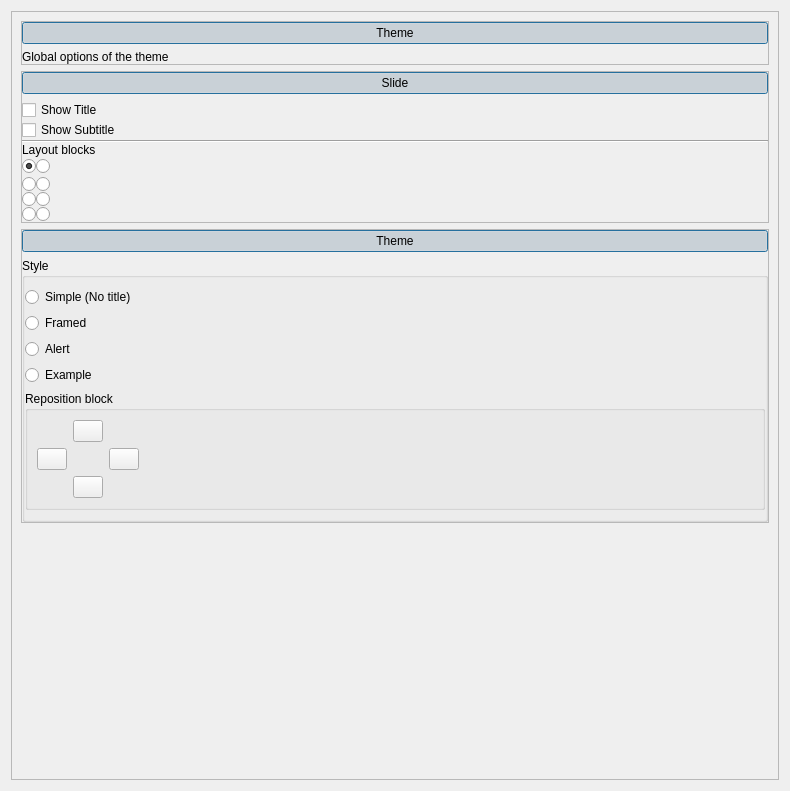
<?xml version="1.0" encoding="UTF-8"?>
<ui version="4.0">
 <class>Form</class>
 <widget class="QWidget" name="Form">
  <property name="geometry">
   <rect>
    <x>0</x>
    <y>0</y>
    <width>790</width>
    <height>791</height>
   </rect>
  </property>
  <property name="windowTitle">
   <string>Form</string>
  </property>
  <layout class="QVBoxLayout" name="verticalLayout_7">
   <item>
    <widget class="QScrollArea" name="scrollArea_2">
     <property name="widgetResizable">
      <bool>true</bool>
     </property>
     <widget class="QWidget" name="scrollAreaWidgetContents_2">
      <property name="geometry">
       <rect>
        <x>0</x>
        <y>0</y>
        <width>757</width>
        <height>929</height>
       </rect>
      </property>
      <layout class="QVBoxLayout" name="verticalLayout_5">
       <item>
        <widget class="QFrame" name="frame">
         <property name="sizePolicy">
          <sizepolicy hsizetype="Preferred" vsizetype="Fixed">
           <horstretch>0</horstretch>
           <verstretch>0</verstretch>
          </sizepolicy>
         </property>
         <property name="frameShape">
          <enum>QFrame::StyledPanel</enum>
         </property>
         <property name="frameShadow">
          <enum>QFrame::Raised</enum>
         </property>
         <layout class="QVBoxLayout" name="verticalLayout_2">
          <property name="leftMargin">
           <number>0</number>
          </property>
          <property name="topMargin">
           <number>0</number>
          </property>
          <property name="rightMargin">
           <number>0</number>
          </property>
          <property name="bottomMargin">
           <number>0</number>
          </property>
          <item>
           <layout class="QVBoxLayout" name="verticalLayout">
            <item>
             <widget class="QPushButton" name="pushButton">
              <property name="text">
               <string>Theme</string>
              </property>
              <property name="checkable">
               <bool>true</bool>
              </property>
              <property name="checked">
               <bool>true</bool>
              </property>
              <property name="default">
               <bool>true</bool>
              </property>
              <property name="flat">
               <bool>true</bool>
              </property>
             </widget>
            </item>
            <item>
             <widget class="QFrame" name="ThemeFrame">
              <property name="frameShape">
               <enum>QFrame::NoFrame</enum>
              </property>
              <property name="frameShadow">
               <enum>QFrame::Plain</enum>
              </property>
              <property name="lineWidth">
               <number>0</number>
              </property>
              <layout class="QVBoxLayout" name="verticalLayout_3">
               <property name="spacing">
                <number>0</number>
               </property>
               <property name="leftMargin">
                <number>0</number>
               </property>
               <property name="topMargin">
                <number>0</number>
               </property>
               <property name="rightMargin">
                <number>0</number>
               </property>
               <property name="bottomMargin">
                <number>0</number>
               </property>
               <item>
                <widget class="QLabel" name="label_2">
                 <property name="text">
                  <string>Global options of the theme</string>
                 </property>
                </widget>
               </item>
              </layout>
             </widget>
            </item>
           </layout>
          </item>
         </layout>
        </widget>
       </item>
       <item>
        <widget class="QFrame" name="qframe">
         <property name="frameShape">
          <enum>QFrame::StyledPanel</enum>
         </property>
         <property name="frameShadow">
          <enum>QFrame::Raised</enum>
         </property>
         <layout class="QVBoxLayout" name="verticalLayout_4">
          <property name="sizeConstraint">
           <enum>QLayout::SetDefaultConstraint</enum>
          </property>
          <property name="leftMargin">
           <number>0</number>
          </property>
          <property name="topMargin">
           <number>0</number>
          </property>
          <property name="rightMargin">
           <number>0</number>
          </property>
          <property name="bottomMargin">
           <number>0</number>
          </property>
          <item>
           <widget class="QPushButton" name="pushButton_2">
            <property name="text">
             <string>Slide</string>
            </property>
            <property name="checkable">
             <bool>true</bool>
            </property>
            <property name="checked">
             <bool>true</bool>
            </property>
            <property name="default">
             <bool>true</bool>
            </property>
            <property name="flat">
             <bool>true</bool>
            </property>
           </widget>
          </item>
          <item>
           <widget class="QFrame" name="SlideFrame">
            <property name="frameShape">
             <enum>QFrame::NoFrame</enum>
            </property>
            <property name="frameShadow">
             <enum>QFrame::Plain</enum>
            </property>
            <property name="lineWidth">
             <number>0</number>
            </property>
            <layout class="QVBoxLayout" name="verticalLayout_9">
             <property name="spacing">
              <number>0</number>
             </property>
             <property name="leftMargin">
              <number>0</number>
             </property>
             <property name="topMargin">
              <number>0</number>
             </property>
             <property name="rightMargin">
              <number>0</number>
             </property>
             <property name="bottomMargin">
              <number>0</number>
             </property>
             <item>
              <layout class="QVBoxLayout" name="Slide_layout">
               <property name="spacing">
                <number>0</number>
               </property>
               <property name="sizeConstraint">
                <enum>QLayout::SetDefaultConstraint</enum>
               </property>
               <item>
                <widget class="QCheckBox" name="show_title">
                 <property name="text">
                  <string>Show Title</string>
                 </property>
                </widget>
               </item>
               <item>
                <widget class="QCheckBox" name="show_subtitle">
                 <property name="text">
                  <string>Show Subtitle</string>
                 </property>
                </widget>
               </item>
               <item>
                <widget class="Line" name="line">
                 <property name="orientation">
                  <enum>Qt::Horizontal</enum>
                 </property>
                </widget>
               </item>
               <item>
                <widget class="QLabel" name="label">
                 <property name="sizePolicy">
                  <sizepolicy hsizetype="Preferred" vsizetype="Fixed">
                   <horstretch>0</horstretch>
                   <verstretch>0</verstretch>
                  </sizepolicy>
                 </property>
                 <property name="text">
                  <string>Layout blocks</string>
                 </property>
                </widget>
               </item>
               <item>
                <layout class="QGridLayout" name="gridLayout">
                 <property name="sizeConstraint">
                  <enum>QLayout::SetMinimumSize</enum>
                 </property>
                 <property name="spacing">
                  <number>0</number>
                 </property>
                 <item row="2" column="1">
                  <widget class="QRadioButton" name="layout_4blocks">
                   <property name="text">
                    <string/>
                   </property>
                   <property name="icon">
                    <iconset>
                     <normaloff>icons/four_blocks.png</normaloff>icons/four_blocks.png</iconset>
                   </property>
                   <property name="iconSize">
                    <size>
                     <width>80</width>
                     <height>100</height>
                    </size>
                   </property>
                  </widget>
                 </item>
                 <item row="1" column="0">
                  <widget class="QRadioButton" name="layout_2rows">
                   <property name="text">
                    <string/>
                   </property>
                   <property name="icon">
                    <iconset>
                     <normaloff>icons/two_rows.png</normaloff>icons/two_rows.png</iconset>
                   </property>
                   <property name="iconSize">
                    <size>
                     <width>80</width>
                     <height>100</height>
                    </size>
                   </property>
                  </widget>
                 </item>
                 <item row="1" column="1">
                  <widget class="QRadioButton" name="layout_1col2rows">
                   <property name="text">
                    <string/>
                   </property>
                   <property name="icon">
                    <iconset>
                     <normaloff>icons/column_blocks.png</normaloff>icons/column_blocks.png</iconset>
                   </property>
                   <property name="iconSize">
                    <size>
                     <width>80</width>
                     <height>100</height>
                    </size>
                   </property>
                  </widget>
                 </item>
                 <item row="3" column="0">
                  <widget class="QRadioButton" name="layout_title">
                   <property name="text">
                    <string/>
                   </property>
                   <property name="icon">
                    <iconset>
                     <normaloff>icons/title_frame.png</normaloff>icons/title_frame.png</iconset>
                   </property>
                   <property name="iconSize">
                    <size>
                     <width>80</width>
                     <height>100</height>
                    </size>
                   </property>
                  </widget>
                 </item>
                 <item row="2" column="0">
                  <widget class="QRadioButton" name="layout_2rows1col">
                   <property name="text">
                    <string/>
                   </property>
                   <property name="icon">
                    <iconset>
                     <normaloff>icons/blocks_column.png</normaloff>icons/blocks_column.png</iconset>
                   </property>
                   <property name="iconSize">
                    <size>
                     <width>80</width>
                     <height>100</height>
                    </size>
                   </property>
                  </widget>
                 </item>
                 <item row="0" column="1">
                  <widget class="QRadioButton" name="layout_2cols">
                   <property name="text">
                    <string/>
                   </property>
                   <property name="icon">
                    <iconset>
                     <normaloff>icons/two_columns.png</normaloff>icons/two_columns.png</iconset>
                   </property>
                   <property name="iconSize">
                    <size>
                     <width>80</width>
                     <height>100</height>
                    </size>
                   </property>
                  </widget>
                 </item>
                 <item row="0" column="2">
                  <spacer name="horizontalSpacer">
                   <property name="orientation">
                    <enum>Qt::Horizontal</enum>
                   </property>
                   <property name="sizeHint" stdset="0">
                    <size>
                     <width>40</width>
                     <height>20</height>
                    </size>
                   </property>
                  </spacer>
                 </item>
                 <item row="0" column="0">
                  <widget class="QRadioButton" name="layout_standard">
                   <property name="text">
                    <string/>
                   </property>
                   <property name="icon">
                    <iconset>
                     <normaloff>icons/standard.png</normaloff>icons/standard.png</iconset>
                   </property>
                   <property name="iconSize">
                    <size>
                     <width>80</width>
                     <height>100</height>
                    </size>
                   </property>
                   <property name="checked">
                    <bool>true</bool>
                   </property>
                  </widget>
                 </item>
                 <item row="3" column="1">
                  <widget class="QRadioButton" name="layout_restore">
                   <property name="text">
                    <string/>
                   </property>
                   <property name="icon">
                    <iconset>
                     <normaloff>icons/restore_blocks.png</normaloff>icons/restore_blocks.png</iconset>
                   </property>
                   <property name="iconSize">
                    <size>
                     <width>80</width>
                     <height>100</height>
                    </size>
                   </property>
                   <property name="autoExclusive">
                    <bool>true</bool>
                   </property>
                  </widget>
                 </item>
                </layout>
               </item>
              </layout>
             </item>
            </layout>
           </widget>
          </item>
         </layout>
        </widget>
       </item>
       <item>
        <widget class="QFrame" name="frame_3">
         <property name="sizePolicy">
          <sizepolicy hsizetype="Preferred" vsizetype="Fixed">
           <horstretch>0</horstretch>
           <verstretch>0</verstretch>
          </sizepolicy>
         </property>
         <property name="frameShape">
          <enum>QFrame::StyledPanel</enum>
         </property>
         <property name="frameShadow">
          <enum>QFrame::Raised</enum>
         </property>
         <layout class="QVBoxLayout" name="verticalLayout_6">
          <property name="leftMargin">
           <number>0</number>
          </property>
          <property name="topMargin">
           <number>0</number>
          </property>
          <property name="rightMargin">
           <number>0</number>
          </property>
          <property name="bottomMargin">
           <number>0</number>
          </property>
          <item>
           <layout class="QVBoxLayout" name="verticalLayout_8">
            <item>
             <widget class="QPushButton" name="pushButton_3">
              <property name="text">
               <string>Theme</string>
              </property>
              <property name="checkable">
               <bool>true</bool>
              </property>
              <property name="checked">
               <bool>true</bool>
              </property>
              <property name="default">
               <bool>true</bool>
              </property>
              <property name="flat">
               <bool>true</bool>
              </property>
             </widget>
            </item>
            <item>
             <widget class="QGroupBox" name="blockLayout">
              <property name="title">
               <string>Style</string>
              </property>
              <property name="flat">
               <bool>false</bool>
              </property>
              <layout class="QVBoxLayout" name="verticalLayout_12">
               <property name="leftMargin">
                <number>0</number>
               </property>
               <property name="rightMargin">
                <number>0</number>
               </property>
               <item>
                <widget class="QRadioButton" name="radioButton_9">
                 <property name="text">
                  <string>Simple (No title)</string>
                 </property>
                </widget>
               </item>
               <item>
                <widget class="QRadioButton" name="radioButton_10">
                 <property name="text">
                  <string>Framed</string>
                 </property>
                </widget>
               </item>
               <item>
                <widget class="QRadioButton" name="radioButton_11">
                 <property name="text">
                  <string>Alert</string>
                 </property>
                </widget>
               </item>
               <item>
                <widget class="QRadioButton" name="radioButton_12">
                 <property name="text">
                  <string>Example</string>
                 </property>
                </widget>
               </item>
               <item>
                <widget class="QGroupBox" name="groupBox_3">
                 <property name="title">
                  <string>Reposition block</string>
                 </property>
                 <layout class="QVBoxLayout" name="verticalLayout_10">
                  <item>
                   <layout class="QHBoxLayout" name="horizontalLayout_3">
                    <item>
                     <layout class="QGridLayout" name="gridLayout_3">
                      <item row="1" column="2">
                       <widget class="QPushButton" name="Right">
                        <property name="maximumSize">
                         <size>
                          <width>30</width>
                          <height>30</height>
                         </size>
                        </property>
                        <property name="text">
                         <string/>
                        </property>
                       </widget>
                      </item>
                      <item row="1" column="0">
                       <widget class="QPushButton" name="Left">
                        <property name="sizePolicy">
                         <sizepolicy hsizetype="Fixed" vsizetype="Fixed">
                          <horstretch>0</horstretch>
                          <verstretch>0</verstretch>
                         </sizepolicy>
                        </property>
                        <property name="maximumSize">
                         <size>
                          <width>30</width>
                          <height>30</height>
                         </size>
                        </property>
                        <property name="text">
                         <string/>
                        </property>
                        <property name="icon">
                         <iconset theme="SP_ArrowBack">
                          <normaloff>../../../</normaloff>../../../</iconset>
                        </property>
                       </widget>
                      </item>
                      <item row="2" column="1">
                       <widget class="QPushButton" name="Down">
                        <property name="maximumSize">
                         <size>
                          <width>30</width>
                          <height>30</height>
                         </size>
                        </property>
                        <property name="text">
                         <string/>
                        </property>
                       </widget>
                      </item>
                      <item row="0" column="1">
                       <widget class="QPushButton" name="Up">
                        <property name="maximumSize">
                         <size>
                          <width>30</width>
                          <height>30</height>
                         </size>
                        </property>
                        <property name="text">
                         <string/>
                        </property>
                       </widget>
                      </item>
                     </layout>
                    </item>
                    <item>
                     <spacer name="horizontalSpacer_3">
                      <property name="orientation">
                       <enum>Qt::Horizontal</enum>
                      </property>
                      <property name="sizeHint" stdset="0">
                       <size>
                        <width>40</width>
                        <height>20</height>
                       </size>
                      </property>
                     </spacer>
                    </item>
                   </layout>
                  </item>
                 </layout>
                </widget>
               </item>
              </layout>
             </widget>
            </item>
           </layout>
          </item>
         </layout>
        </widget>
       </item>
       <item>
        <spacer name="verticalSpacer">
         <property name="orientation">
          <enum>Qt::Vertical</enum>
         </property>
         <property name="sizeHint" stdset="0">
          <size>
           <width>20</width>
           <height>7</height>
          </size>
         </property>
        </spacer>
       </item>
      </layout>
     </widget>
    </widget>
   </item>
  </layout>
 </widget>
 <resources/>
 <connections>
  <connection>
   <sender>pushButton_2</sender>
   <signal>toggled(bool)</signal>
   <receiver>SlideFrame</receiver>
   <slot>setVisible(bool)</slot>
   <hints>
    <hint type="sourcelabel">
     <x>131</x>
     <y>99</y>
    </hint>
    <hint type="destinationlabel">
     <x>253</x>
     <y>382</y>
    </hint>
   </hints>
  </connection>
  <connection>
   <sender>pushButton_3</sender>
   <signal>toggled(bool)</signal>
   <receiver>blockLayout</receiver>
   <slot>setVisible(bool)</slot>
   <hints>
    <hint type="sourcelabel">
     <x>148</x>
     <y>411</y>
    </hint>
    <hint type="destinationlabel">
     <x>148</x>
     <y>593</y>
    </hint>
   </hints>
  </connection>
  <connection>
   <sender>pushButton</sender>
   <signal>toggled(bool)</signal>
   <receiver>ThemeFrame</receiver>
   <slot>setVisible(bool)</slot>
   <hints>
    <hint type="sourcelabel">
     <x>148</x>
     <y>29</y>
    </hint>
    <hint type="destinationlabel">
     <x>148</x>
     <y>62</y>
    </hint>
   </hints>
  </connection>
 </connections>
</ui>
